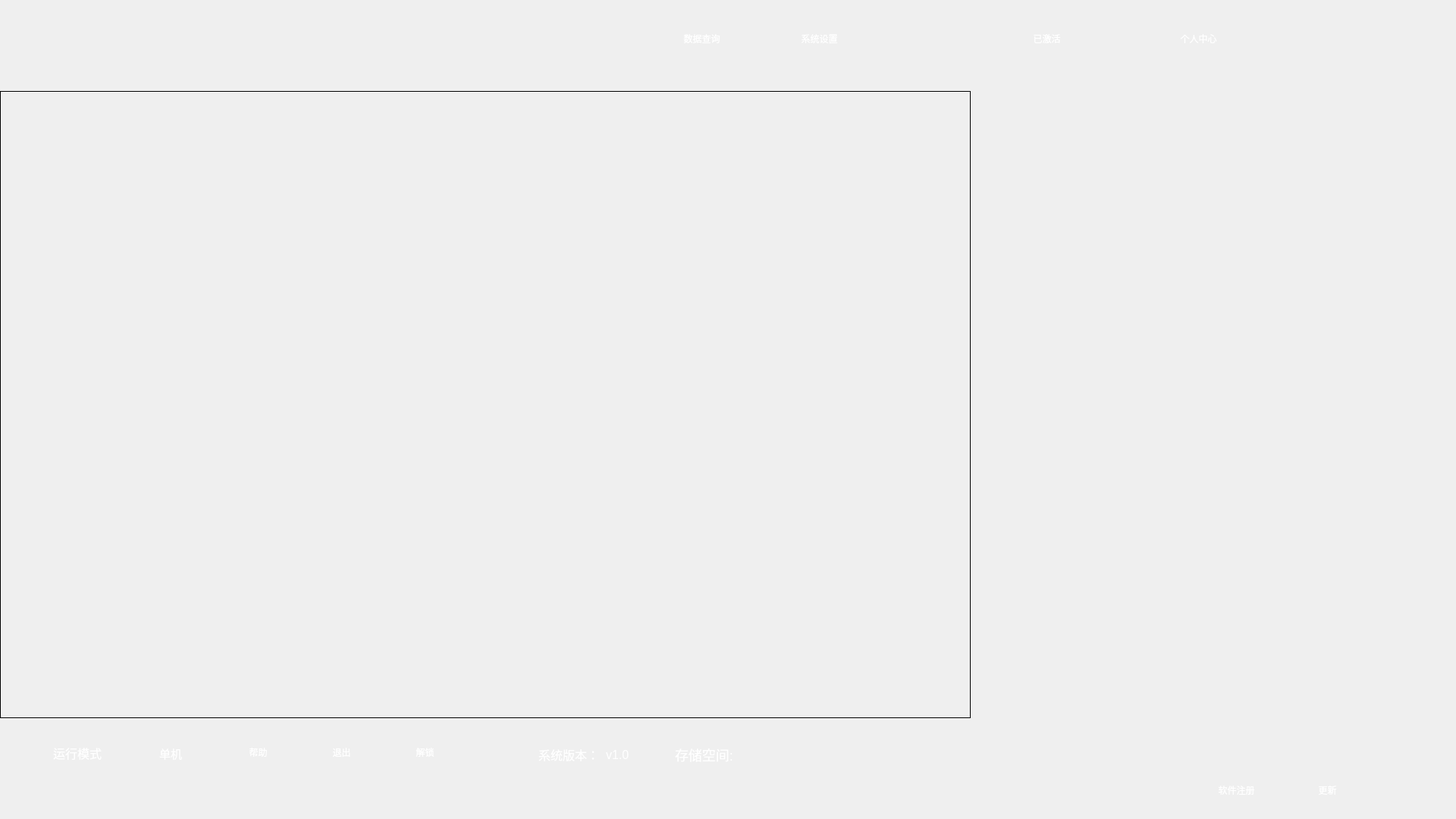
<?xml version="1.0" encoding="UTF-8"?>
<ui version="4.0">
 <class>MainForm</class>
 <widget class="QWidget" name="MainForm">
  <property name="geometry">
   <rect>
    <x>0</x>
    <y>0</y>
    <width>1920</width>
    <height>1080</height>
   </rect>
  </property>
  <property name="windowTitle">
   <string>Form</string>
  </property>
  <property name="styleSheet">
   <string notr="true"/>
  </property>
  <widget class="QListWidget" name="listWidget">
   <property name="geometry">
    <rect>
     <x>0</x>
     <y>120</y>
     <width>1280</width>
     <height>827</height>
    </rect>
   </property>
   <property name="styleSheet">
    <string notr="true">QListWidget{
    border:1px solid black;
	spacing: 20px;
	background-color: transparent;
}

QListWidget::item {
    border: 2px solid black;
	border-image: url(:/image/collectionbackground.png);
	margin: 2px;
}</string>
   </property>
   <property name="flow">
    <enum>QListView::LeftToRight</enum>
   </property>
   <property name="isWrapping" stdset="0">
    <bool>true</bool>
   </property>
  </widget>
  <widget class="QPushButton" name="pushButton_searchfiles">
   <property name="geometry">
    <rect>
     <x>835</x>
     <y>30</y>
     <width>181</width>
     <height>41</height>
    </rect>
   </property>
   <property name="styleSheet">
    <string notr="true">QPushButton {
    color: white;
    border: none;
    background-image: url(:/image/butun1.png);
}
QPushButton:pressed{
border-image: url(:/image/butun2.png);
 border: none;
color: rgb(85, 255, 255);
}
</string>
   </property>
   <property name="text">
    <string>数据查询</string>
   </property>
  </widget>
  <widget class="QPushButton" name="pushButton_setup">
   <property name="geometry">
    <rect>
     <x>990</x>
     <y>30</y>
     <width>181</width>
     <height>41</height>
    </rect>
   </property>
   <property name="styleSheet">
    <string notr="true">QPushButton {
    color: white;
    border: none;
    background-image: url(:/image/butun1.png);
}
QPushButton:pressed{
border-image: url(:/image/butun2.png);
 border: none;
color: rgb(85, 255, 255);
}
</string>
   </property>
   <property name="text">
    <string>系统设置</string>
   </property>
  </widget>
  <widget class="QPushButton" name="btn_help">
   <property name="geometry">
    <rect>
     <x>280</x>
     <y>970</y>
     <width>101</width>
     <height>43</height>
    </rect>
   </property>
   <property name="styleSheet">
    <string notr="true">QPushButton{
	font: 11pt &quot;Sans Serif&quot;;
background-image: url(:/image/help.png);
color: white;
padding-left: 20px;
border: none;
}
QPushButton:pressed{
background-color:rgb(121, 121, 121);
 border-style: inset;
}</string>
   </property>
   <property name="text">
    <string>帮助</string>
   </property>
  </widget>
  <widget class="QPushButton" name="btn_exit">
   <property name="geometry">
    <rect>
     <x>390</x>
     <y>970</y>
     <width>101</width>
     <height>43</height>
    </rect>
   </property>
   <property name="styleSheet">
    <string notr="true">QPushButton{
	font: 11pt &quot;Sans Serif&quot;;
background-image: url(:/image/help.png);
color: white;
padding-left: 20px;
/* 添加 border: none; */
border: none;
}
QPushButton:pressed{
background-color:rgb(121, 121, 121);
 border-style: inset;
}</string>
   </property>
   <property name="text">
    <string>退出</string>
   </property>
  </widget>
  <widget class="QPushButton" name="btn_signin">
   <property name="geometry">
    <rect>
     <x>1570</x>
     <y>1020</y>
     <width>101</width>
     <height>43</height>
    </rect>
   </property>
   <property name="styleSheet">
    <string notr="true">QPushButton{
	font: 9pt &quot;Sans Serif&quot;;
background-image: url(:/image/help.png);
color: white;
padding-left: 20px;
/* 添加 border: none; */
border: none;
}
QPushButton:pressed{
background-color:rgb(121, 121, 121);
 border-style: inset;
}</string>
   </property>
   <property name="text">
    <string>软件注册</string>
   </property>
  </widget>
  <widget class="QLabel" name="label">
   <property name="geometry">
    <rect>
     <x>40</x>
     <y>0</y>
     <width>191</width>
     <height>101</height>
    </rect>
   </property>
   <property name="styleSheet">
    <string notr="true"/>
   </property>
   <property name="text">
    <string/>
   </property>
  </widget>
  <widget class="QLabel" name="label_2">
   <property name="geometry">
    <rect>
     <x>235</x>
     <y>20</y>
     <width>571</width>
     <height>61</height>
    </rect>
   </property>
   <property name="styleSheet">
    <string notr="true"/>
   </property>
   <property name="text">
    <string/>
   </property>
  </widget>
  <widget class="QLabel" name="networklabel">
   <property name="geometry">
    <rect>
     <x>10</x>
     <y>970</y>
     <width>262</width>
     <height>50</height>
    </rect>
   </property>
   <property name="styleSheet">
    <string notr="true">background-image: url(:/image/staus.png);</string>
   </property>
   <property name="text">
    <string/>
   </property>
  </widget>
  <widget class="QLabel" name="label_3">
   <property name="geometry">
    <rect>
     <x>70</x>
     <y>978</y>
     <width>71</width>
     <height>31</height>
    </rect>
   </property>
   <property name="text">
    <string>&lt;html&gt;&lt;head/&gt;&lt;body&gt;&lt;p&gt;&lt;span style=&quot; font-size:12pt; color:#ffffff;&quot;&gt;运行模式&lt;/span&gt;&lt;/p&gt;&lt;/body&gt;&lt;/html&gt;</string>
   </property>
  </widget>
  <widget class="QLabel" name="label_6">
   <property name="geometry">
    <rect>
     <x>210</x>
     <y>978</y>
     <width>54</width>
     <height>31</height>
    </rect>
   </property>
   <property name="text">
    <string>&lt;html&gt;&lt;head/&gt;&lt;body&gt;&lt;p&gt;&lt;span style=&quot; font-size:11pt; color:#ffffff;&quot;&gt;单机&lt;/span&gt;&lt;/p&gt;&lt;/body&gt;&lt;/html&gt;</string>
   </property>
  </widget>
  <widget class="QWidget" name="layoutWidget">
   <property name="geometry">
    <rect>
     <x>710</x>
     <y>980</y>
     <width>171</width>
     <height>31</height>
    </rect>
   </property>
   <layout class="QHBoxLayout" name="horizontalLayout">
    <item>
     <widget class="QLabel" name="versionlabel">
      <property name="text">
       <string>&lt;html&gt;&lt;head/&gt;&lt;body&gt;&lt;p&gt;&lt;span style=&quot; font-size:12pt; color:#ffffff;&quot;&gt;系统版本：&lt;/span&gt;&lt;/p&gt;&lt;/body&gt;&lt;/html&gt;</string>
      </property>
     </widget>
    </item>
    <item>
     <widget class="QLabel" name="versiontextlabel">
      <property name="text">
       <string>&lt;html&gt;&lt;head/&gt;&lt;body&gt;&lt;p&gt;&lt;span style=&quot; font-size:12pt; color:#ffffff;&quot;&gt;v1.0&lt;/span&gt;&lt;/p&gt;&lt;/body&gt;&lt;/html&gt;</string>
      </property>
     </widget>
    </item>
   </layout>
  </widget>
  <widget class="QWidget" name="layoutWidget">
   <property name="geometry">
    <rect>
     <x>890</x>
     <y>980</y>
     <width>391</width>
     <height>32</height>
    </rect>
   </property>
   <layout class="QHBoxLayout" name="horizontalLayout_2" stretch="1,3">
    <item>
     <widget class="QLabel" name="storelabel">
      <property name="styleSheet">
       <string notr="true">QLabel {
	color: rgb(0, 0, 0);
	font:18px;
	border:none;
}</string>
      </property>
      <property name="text">
       <string>&lt;html&gt;&lt;head/&gt;&lt;body&gt;&lt;p&gt;&lt;span style=&quot; color:#ffffff;&quot;&gt;存储空间:&lt;/span&gt;&lt;/p&gt;&lt;/body&gt;&lt;/html&gt;</string>
      </property>
     </widget>
    </item>
    <item>
     <widget class="QLabel" name="label_disksize">
      <property name="styleSheet">
       <string notr="true">QLabel {

	color: rgb(255, 255, 255);
	font:18px;
	border:none;
}</string>
      </property>
      <property name="text">
       <string/>
      </property>
     </widget>
    </item>
   </layout>
  </widget>
  <widget class="QLabel" name="label_4">
   <property name="geometry">
    <rect>
     <x>620</x>
     <y>960</y>
     <width>81</width>
     <height>61</height>
    </rect>
   </property>
   <property name="styleSheet">
    <string notr="true">image: url(:/image/log2.png);</string>
   </property>
   <property name="text">
    <string/>
   </property>
  </widget>
  <widget class="QPushButton" name="pushButton_PersonCenter">
   <property name="geometry">
    <rect>
     <x>1490</x>
     <y>30</y>
     <width>181</width>
     <height>41</height>
    </rect>
   </property>
   <property name="styleSheet">
    <string notr="true">QPushButton {
    color: white;
    border: none;
    background-image: url(:/image/butun1.png);
}
QPushButton:pressed{
border-image: url(:/image/butun2.png);
 border: none;
color: rgb(85, 255, 255);
}
</string>
   </property>
   <property name="text">
    <string>个人中心</string>
   </property>
  </widget>
  <widget class="QPushButton" name="btn_unlock">
   <property name="geometry">
    <rect>
     <x>500</x>
     <y>970</y>
     <width>101</width>
     <height>43</height>
    </rect>
   </property>
   <property name="styleSheet">
    <string notr="true">QPushButton{
	font: 11pt &quot;Sans Serif&quot;;
background-image: url(:/image/help.png);
color: white;
padding-left: 20px;
/* 添加 border: none; */
border: none;
}
QPushButton:pressed{
background-color:rgb(121, 121, 121);
 border-style: inset;
}</string>
   </property>
   <property name="text">
    <string>解锁</string>
   </property>
  </widget>
  <widget class="QPushButton" name="btn_update">
   <property name="geometry">
    <rect>
     <x>1690</x>
     <y>1020</y>
     <width>101</width>
     <height>43</height>
    </rect>
   </property>
   <property name="styleSheet">
    <string notr="true">QPushButton{
	font: 8pt &quot;Sans Serif&quot;;
background-image: url(:/image/help.png);
color: white;
padding-left: 20px;
border: none;
}
QPushButton:pressed{
background-color:rgb(121, 121, 121);
 border-style: inset;
}</string>
   </property>
   <property name="text">
    <string>更新</string>
   </property>
  </widget>
  <widget class="QPushButton" name="pushButton_Activate">
   <property name="geometry">
    <rect>
     <x>1290</x>
     <y>30</y>
     <width>181</width>
     <height>41</height>
    </rect>
   </property>
   <property name="styleSheet">
    <string notr="true">QPushButton {
    color: white;
    border: none;
    background-image: url(:/image/butun1.png);
}
QPushButton:pressed{
border-image: url(:/image/butun2.png);
 border: none;
color: rgb(85, 255, 255);
}
</string>
   </property>
   <property name="text">
    <string>已激活</string>
   </property>
  </widget>
 </widget>
 <resources/>
 <connections/>
</ui>
